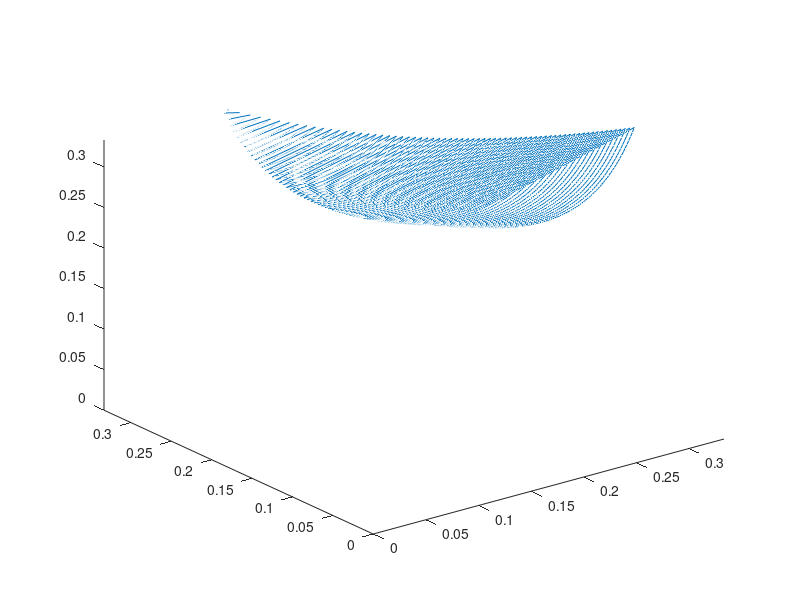

Recreate this plot in MATLAB.
V = 1/3;

dd= 0.01;
x = linspace(dd,1,100);

X = [];
Y = [];
Z = [];


for i = 1:100
	x1 = x(i);
	V2 = V/x1;
	y = linspace(V2,1,100);
	for j = 1:100
		y1 = y(j);
		z1 = V/x1/y1;
		X = [X,x1/3];
		Y = [Y,y1/3];
		Z = [Z,z1/3];
	end
	
end

plot3(X,Y,Z)
axis([0,1/3,0,1/3,0,1/3])